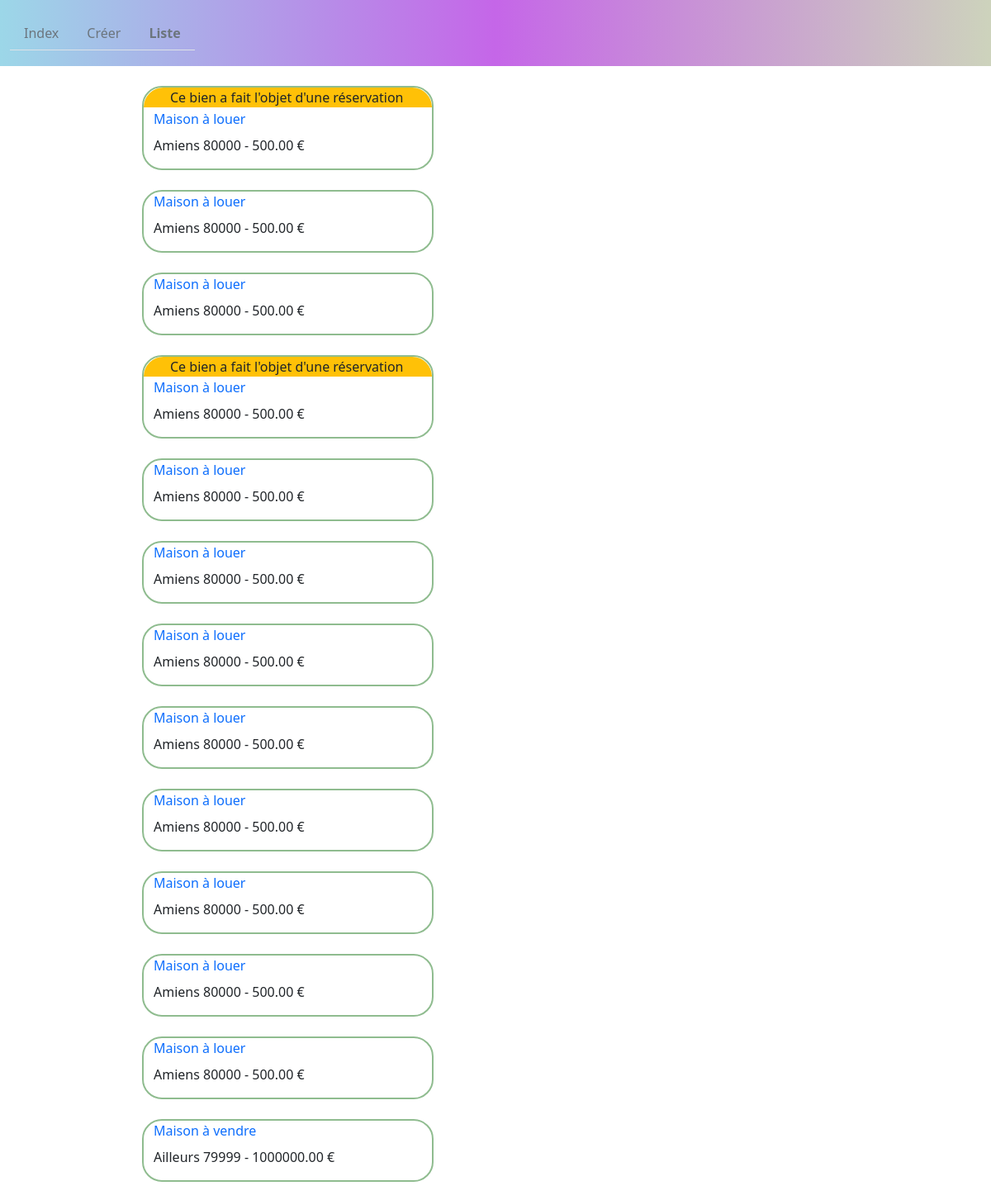
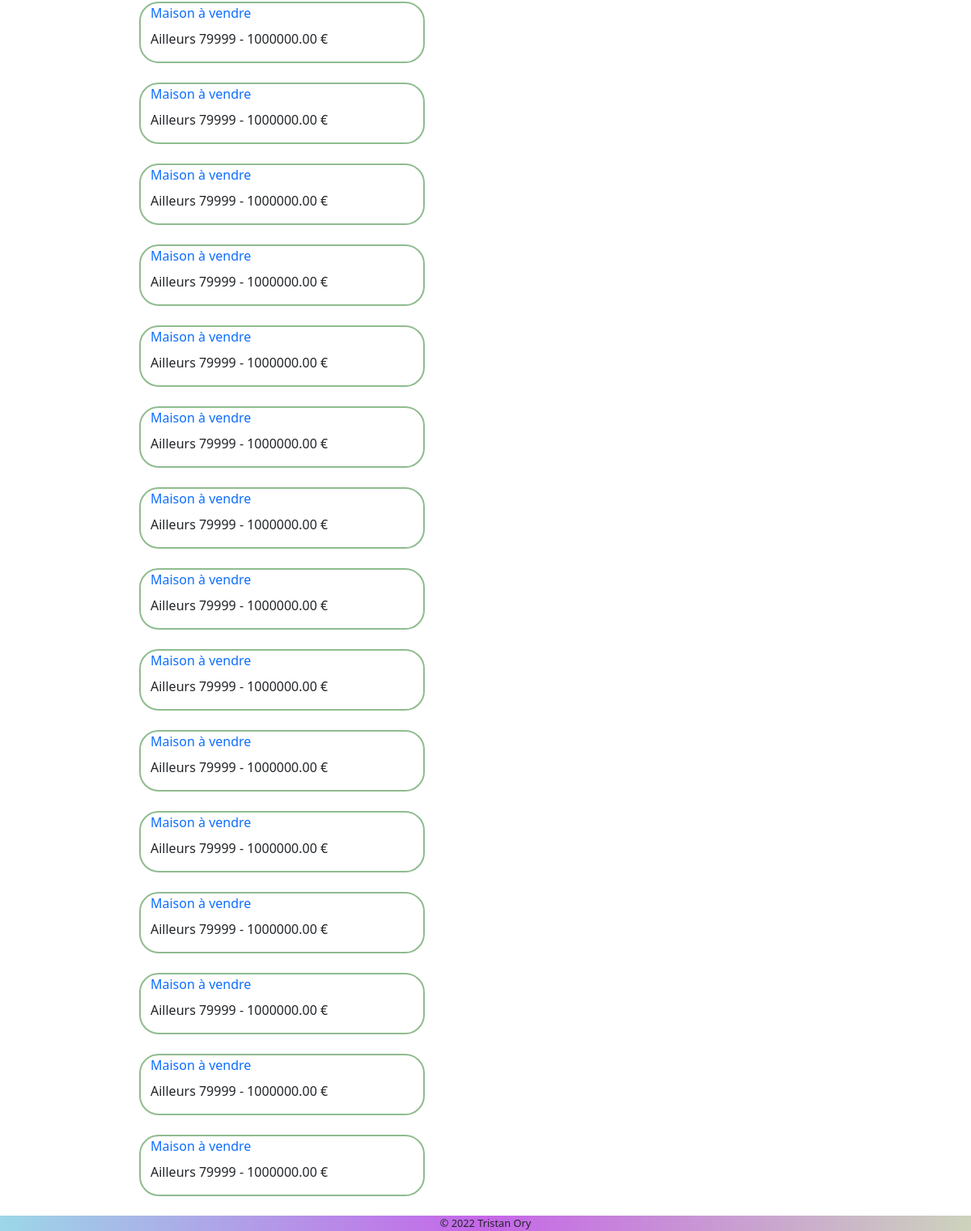
Screenshot of /views/list.php with the database file from the repository (2 pictures, top to bottom).
### tables this page shows
CREATE TABLE `advert` (
  `id` INT NOT NULL AUTO_INCREMENT,
  `title` VARCHAR(50) NOT NULL,
  `description` VARCHAR(255) NOT NULL,
  `postal_code` CHAR(5) NOT NULL,
  `city` VARCHAR(50) NOT NULL,
  `type` CHAR(1) NOT NULL,
  `price` DECIMAL(9,2) NOT NULL,
  `reservation_message` VARCHAR(255) DEFAULT '',
  `created_at` TIMESTAMP DEFAULT CURRENT_TIMESTAMP,
  `updated_at` TIMESTAMP DEFAULT CURRENT_TIMESTAMP ON UPDATE CURRENT_TIMESTAMP,
  PRIMARY KEY (`id`)
);

### models/Db.php (called while the page is built, shortened)
<?php
class Db
{
    private static $instance = NULL;
    private $db;
    private function __construct()
    {
        $this->db = new PDO(DB_TYPE.':host='.DB_HOST.';port='.DB_PORT.';dbname='.DB_BASE.';charset='.DB_CHARSET,
            DB_USER,
            DB_PASS,
            array(PDO::ATTR_ERRMODE => PDO::ERRMODE_EXCEPTION));
    }
    public static function getInstance(){
        if (is_null(Db::$instance)){
            Db::$instance = new Db;
        }
        return self::$instance;
    }
    public function getDb()
    {
        return $this->db;
    }
}

### models/AdvertModel.php (called while the page is built, shortened)
<?php
require_once __DIR__.'/Db.php';
class AdvertModel extends Db
{
    public $db;
    public function __construct(){
        $db = Db::getInstance();
        $this->db = $db->getDb();
    }
    public function getAll(){
        $stmt = $this->db->query('SELECT `id`, `title`, `description`, `postal_code`, `city`, `type`,
       `price`, `reservation_message` FROM `advert`');
        return $stmt->fetchAll(PDO::FETCH_ASSOC);
    }
}

### controllers/AdvertController.php (called while the page is built, shortened)
<?php
require_once __DIR__.'/../models/AdvertModel.php';
class AdvertController
{
    private $advert;
    public function __construct(){
        $this->advert = new AdvertModel();
    }
    public function getAll(){
        return $this->advert->getAll();
    }
}

### views/list.php (the view, shortened to what this page needs)
<?php
require_once __DIR__.'/../controllers/AdvertController.php';
$ctrl = new AdvertController();
$list = $ctrl->getAll();
require_once __DIR__.'/helpers/header.php';
if($list):
    foreach ($list as $advert):
?>
        <article>
            <?php if (!empty($advert['reservation_message'])): ?>
            <p class="bg-warning">Ce bien a fait l'objet d'une réservation</p>
            <?php endif; ?>
            <a href="/views/read.php?id=<?= $advert['id'] ?>"><?= $advert['title'] ?></a>
            <p><?= $advert['city'].' '.$advert['postal_code'].' - '.$advert['price'] ?>&nbsp;€</p>
        </article>
<?php endforeach;
else: ?>
    <article>
        <p>Nous n'avons malheureusement aucune annonce à afficher</p>
    </article>
<?php
endif;
require_once __DIR__.'/helpers/footer.php';

### assets/css/styles.css (style rules this page uses)
* { margin: 0; padding:0; box-sizing: border-box; }
article { margin: 1.5rem 10rem; border: solid 2px darkseagreen; border-radius: 1.5rem; width: 30%; }
article a, article p:last-child { margin-top: .5rem; margin-left: .75rem; }
article p.bg-warning { padding-left: 2rem; border-top-left-radius: 1.5rem; border-top-right-radius: 1.5rem; margin-bottom: .1rem; }
a, a:hover { text-decoration: none; }

### rows the page displays
advert: reservation_message "Ce bien a fait l'objet d'une réservation", title "Maison à louer", city "Amiens", postal_code "80000", price "500.00"
advert: title "Maison à louer", city "Amiens", postal_code "80000", price "500.00"
advert: title "Maison à louer", city "Amiens", postal_code "80000", price "500.00"
advert: shows "Ce bien a fait l'objet d'une réservation", title "Maison à louer", city "Amiens", postal_code "80000", price "500.00"
advert: title "Maison à louer", city "Amiens", postal_code "80000", price "500.00"
advert: title "Maison à louer", city "Amiens", postal_code "80000", price "500.00"
advert: title "Maison à louer", city "Amiens", postal_code "80000", price "500.00"
advert: title "Maison à louer", city "Amiens", postal_code "80000", price "500.00"
advert: title "Maison à louer", city "Amiens", postal_code "80000", price "500.00"
advert: title "Maison à louer", city "Amiens", postal_code "80000", price "500.00"
advert: title "Maison à louer", city "Amiens", postal_code "80000", price "500.00"
advert: title "Maison à louer", city "Amiens", postal_code "80000", price "500.00"
advert: title "Maison à vendre", city "Ailleurs", postal_code "79999", price "1000000.00"
advert: title "Maison à vendre", city "Ailleurs", postal_code "79999", price "1000000.00"
advert: title "Maison à vendre", city "Ailleurs", postal_code "79999", price "1000000.00"
advert: title "Maison à vendre", city "Ailleurs", postal_code "79999", price "1000000.00"
advert: title "Maison à vendre", city "Ailleurs", postal_code "79999", price "1000000.00"
advert: title "Maison à vendre", city "Ailleurs", postal_code "79999", price "1000000.00"
advert: title "Maison à vendre", city "Ailleurs", postal_code "79999", price "1000000.00"
advert: title "Maison à vendre", city "Ailleurs", postal_code "79999", price "1000000.00"
advert: title "Maison à vendre", city "Ailleurs", postal_code "79999", price "1000000.00"
advert: title "Maison à vendre", city "Ailleurs", postal_code "79999", price "1000000.00"
advert: title "Maison à vendre", city "Ailleurs", postal_code "79999", price "1000000.00"
advert: title "Maison à vendre", city "Ailleurs", postal_code "79999", price "1000000.00"
advert: title "Maison à vendre", city "Ailleurs", postal_code "79999", price "1000000.00"
advert: title "Maison à vendre", city "Ailleurs", postal_code "79999", price "1000000.00"
advert: title "Maison à vendre", city "Ailleurs", postal_code "79999", price "1000000.00"
advert: title "Maison à vendre", city "Ailleurs", postal_code "79999", price "1000000.00"

### other values shown
$label "Index"
$label "Créer"
$label "Liste"
